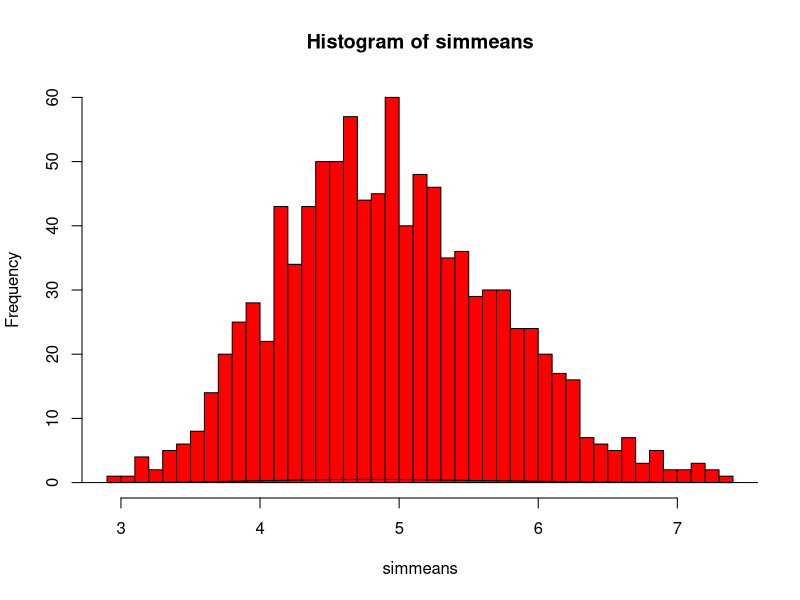
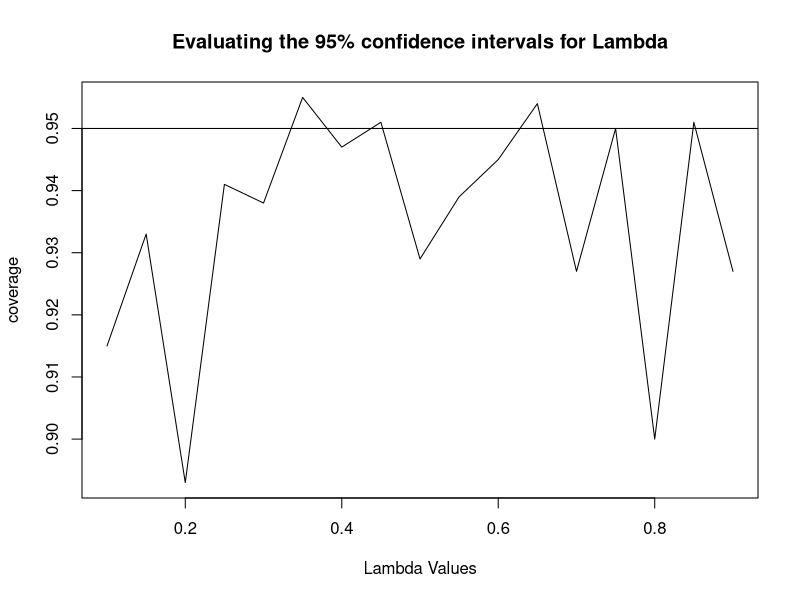
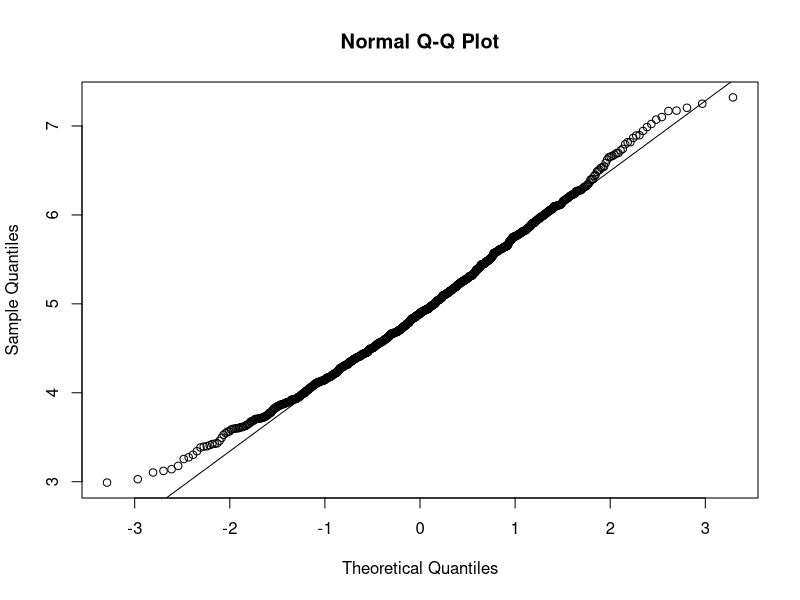

Write R code to recreate these figures, in order. (Note: this script raises an error after producing the figures.)
##Define variables
n <- 40
lambda <- 0.2
nsim <- 1000
###Sample means

simmeans <- rowMeans(matrix(rexp(n*nsim, lambda), nsim, n))
hist(simmeans, breaks = 50, col = "red")
lines(density(simmeans))
?hist

lvals <- seq(0.1, .9, by = 0.05)
coverage <- sapply(lvals, function(p) {
  phats <- rbinom(nsim, prob = p, size = n)/n
  ll <- phats - qnorm(0.975) * sqrt(phats * (1 - phats)/n)
  ul <- phats + qnorm(0.975) * sqrt(phats * (1 - phats)/n)
  mean(ll < p & ul > p)
})

plot(lvals, coverage, type = "l", xlab = "Lambda Values", 
     main = "Evaluating the 95% confidence intervals for Lambda")
abline(h = 0.95)
qqnorm(simmeans)
qqline(simmeans, probs=c(0.25,0.75))
?qqnorm
set.seed?
?set.seed
